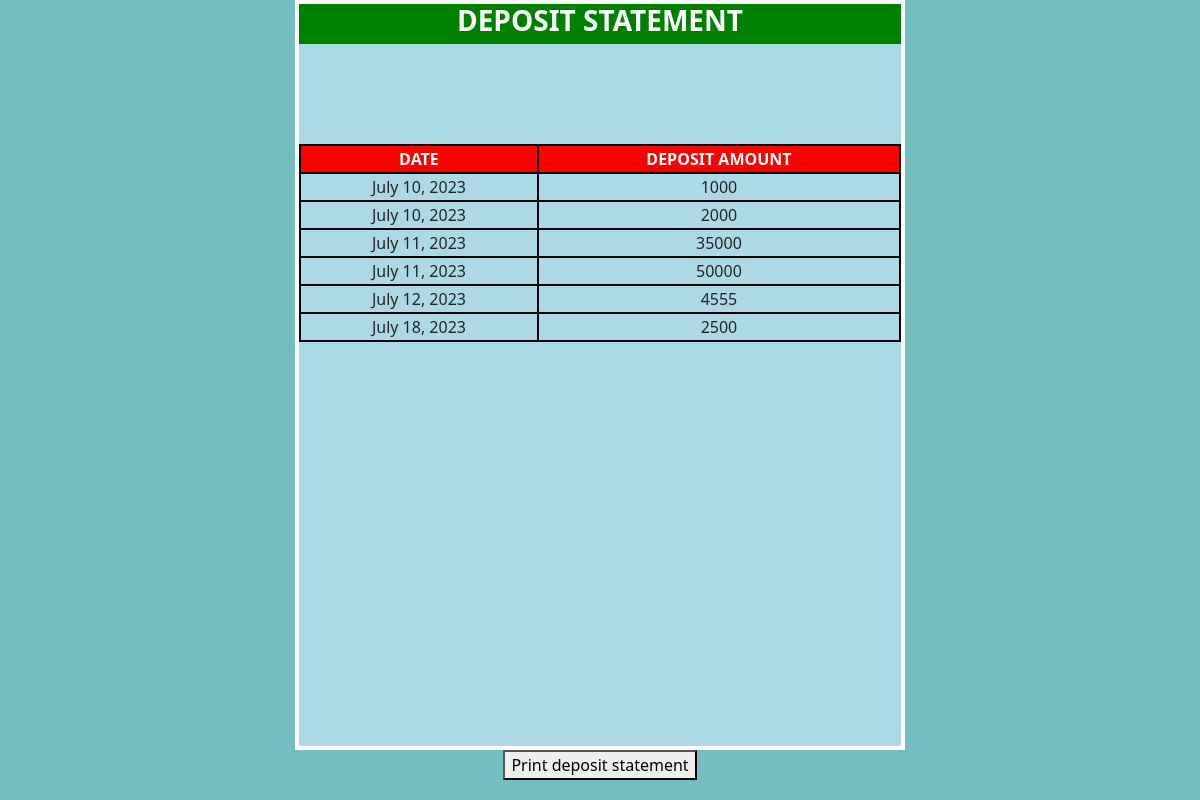
The app's page /bank_app/depst/ (signed in) with its own data.
### bank_app/models.py (models this page shows, shortened)
class addamount(models.Model):
    uid=models.IntegerField()
    amount=models.IntegerField()
    date=models.DateField(auto_now_add=True)

### bank_app/views.py (the view)
# urls.py: path('depst/',depmini),
def depmini(request):
    a=addamount.objects.all()
    id=request.session['id']
    return render(request,'depositstatement.html',{'a':a,'id':id})

### bank_app/templates/depositstatement.html (shortened to what this page needs)
<!DOCTYPE html>
<html lang="en">
<head>
  <link href="https://cdn.jsdelivr.net/npm/bootstrap@5.0.2/dist/css/bootstrap.min.css" rel="stylesheet">
</head>
<body style="background-color:#74bec1;" id="body">
<center>
<div id="d1">
  <div id="d2">
<center><h3 style=" color:white"><b>DEPOSIT STATEMENT</b></h3></center>
  </div>
<table >
  <tr style="background-color:red;">
    <th id="th1">DATE</th>
    <th id="th2">DEPOSIT AMOUNT</th>
  </tr>
  {% for i in a %}
  {% if i.uid == id %}
  <tr>
    <td id="td1">{{i.date}}</td>
    <td id="td2">{{i.amount}}</td>
  </tr>
  {% endif %}
  {% endfor %}
</table>
</div>
<button onclick="myfunction()">Print deposit statement</button>
</center>
</body>
</html>

### bank_app/templates/depositstatement.html (style rules this page uses)
table { border:collapse; border:solid 2px black; width:602px; margin-top:100px; }
tr,#th1,#td1,#td2,#th2,#th3,#td3 { border:2px solid black; }
#th1,#td2,#th2,#td1,#th3,#td3 { text-align:center; }
#th1,#th2,#th3 { color:white; }
#d1 { width:610px; height:750px; background-color:lightblue; border:4px solid white; }
#d2 { height:40px; width:602px; background-color:green; }

### records on screen
addamount: date "July 10, 2023", amount "1000"
addamount: date "July 10, 2023", amount "2000"
addamount: date "July 11, 2023", amount "35000"
addamount: date "July 11, 2023", amount "50000"
addamount: date "July 12, 2023", amount "4555"
addamount: date "July 18, 2023", amount "2500"
